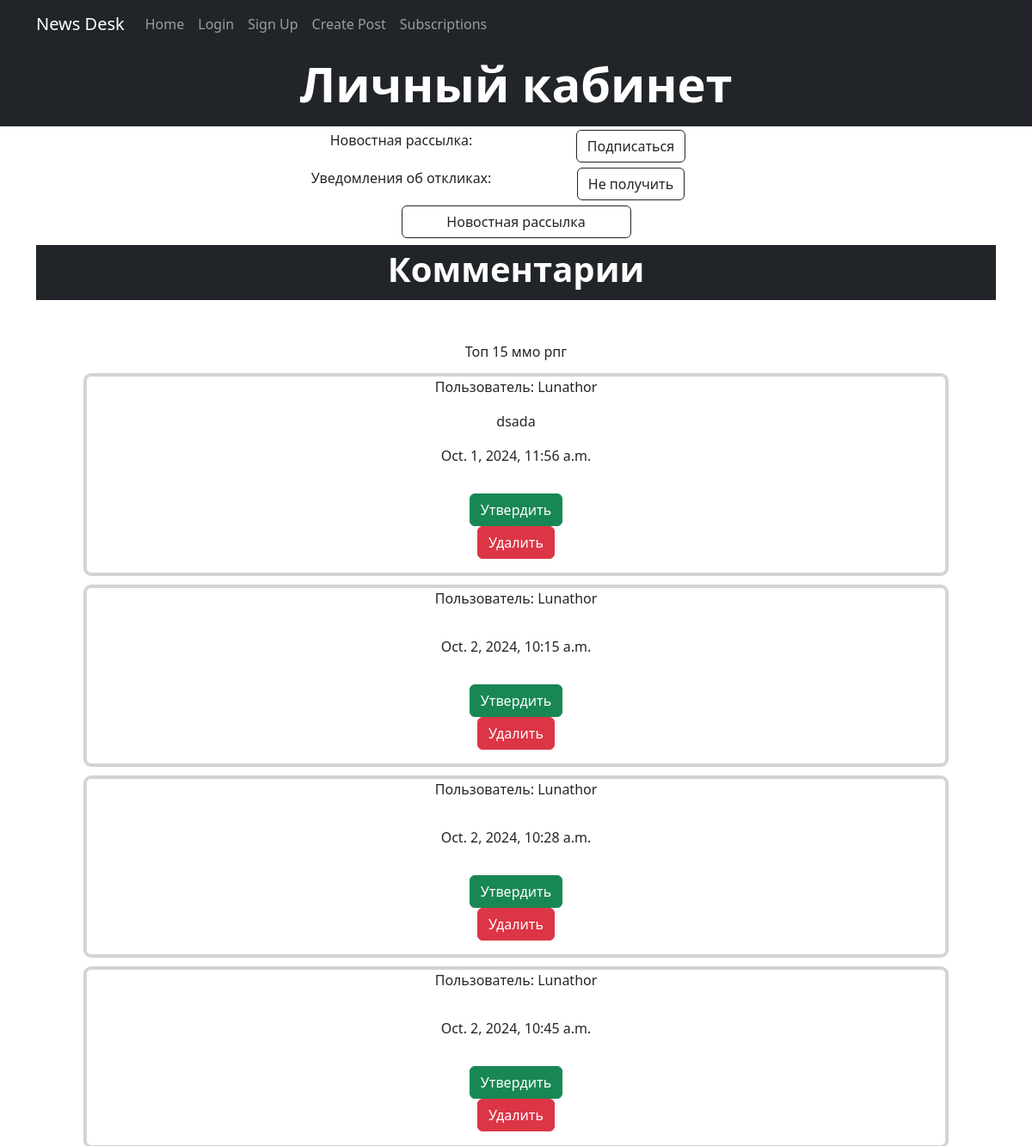
Page /personal/ (signed in) on the earlier database version.
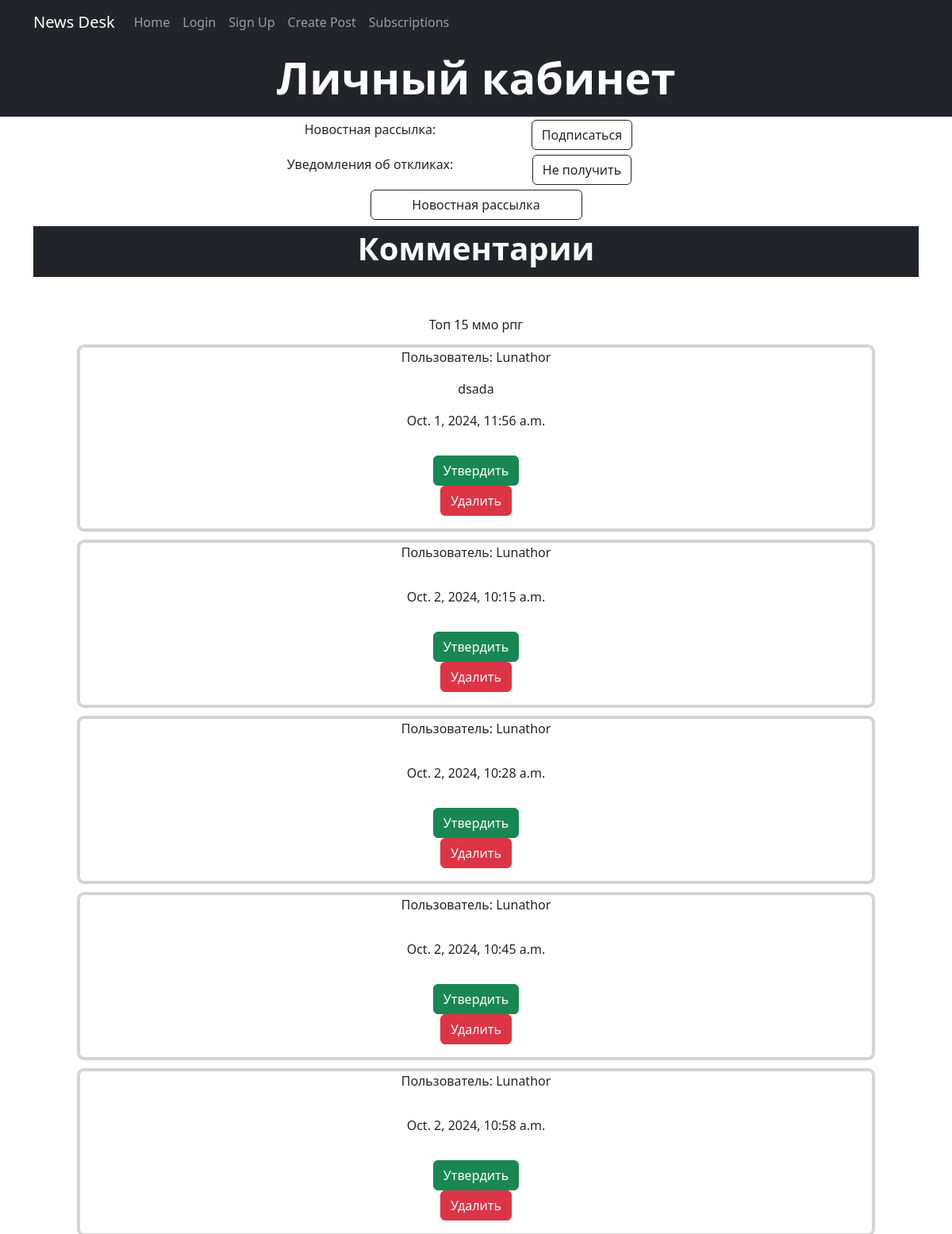
Same page on the later database version.
### desk/models.py (models this page shows, shortened)
class Post(models.Model):
    class Meta:
        verbose_name = 'Пост'
        verbose_name_plural = 'Посты'
    title = models.CharField(max_length=200, verbose_name="Заголовок")
    text = models.TextField(verbose_name="Текст")
    author = models.ForeignKey(User, on_delete=models.CASCADE, verbose_name="Автор")
    category = models.CharField(max_length=2, choices=CATEGORY_CHOICE, verbose_name="Категория")
    time_in = models.DateTimeField(auto_now_add=True)
    def preview(self):
        dots = ''
        if len(self.title) > 30:
            dots = '...'
        return self.title[:30] + dots

class Comment(models.Model):
    class Meta:
        verbose_name = 'Отклик'
        verbose_name_plural = 'Отклики'
    post = models.ForeignKey(Post, on_delete=models.CASCADE, verbose_name="Пост")
    author = models.ForeignKey(User, on_delete=models.CASCADE, verbose_name="Автор")
    text = models.TextField(verbose_name="Текст")
    time_in = models.DateTimeField(auto_now_add=True)
    confirmed = models.BooleanField(default=False, verbose_name="Подтвержденный отклик")

class User(AbstractUser):
    class Meta:
        verbose_name = 'Пользователь'
        verbose_name_plural = 'Пользователи'
    email = models.EmailField(unique=True)
    is_verified = models.BooleanField(default=False)
    email_otp = models.CharField(max_length=6, blank=True, null=True)
    user_response = models.BooleanField(default=True, verbose_name="Уведомление об откликах")
    news_subscription = models.BooleanField(default=False, verbose_name="Новостная рассылка")
    USERNAME_FIELD = "email"
    REQUIRED_FIELDS = ["username"]
    def __str__(self):
        return f'{self.username}'

### desk/views.py (the view, shortened to what this page needs)
# urls.py: path('personal/', PersonalOfficeView.as_view(), name='personal'),
class PersonalOfficeView(CustomLoginRequiredMixin, ListView):
    model = Comment
    template_name = 'personal_office.html'
    context_object_name = 'comments'
    def get_context_data(self, **kwargs):
        context = super().get_context_data(**kwargs)
        context['user'] = self.request.user
        context['posts'] = Post.objects.filter(author=self.request.user).order_by('-time_in')
        return context

### desk/mixins.py (called while the page is built)
    def dispatch(self, request, *args, **kwargs):
        if not request.user.is_authenticated:
            return redirect('login')
        return super().dispatch(request, *args, **kwargs)

### desk/templatetags/custom_filters.py (called while the page is built)
@register.filter
def have_comments(pk: int) -> bool:
    if Comment.objects.filter(post=pk, confirmed=False).exists():
        return True
    else:
        return False

### templates/personal_office.html (shortened to what this page needs)
{% extends 'flatpages/default.html' %}
{% load custom_filters %}
{% block name %}
    Личный кабинет
{% endblock name %}
{% block content %}
    <div class="container px-4 px-lg-5 mt-1">
        <div class="row gx-4 gx-lg-5 row-cols-2 row-cols-md-3 row-cols-xl-4 justify-content-center">
            <p>Новостная рассылка:</p>
            {% if user.news_subscription %}
                <form method="post">
                    {% csrf_token %}
                    <input type="hidden" name="unsubscribe" value="{{ user.id }}"/>
                    <input type="submit" class="btn btn-outline-dark mt-auto" value="Отписаться">
                </form>
            {% else %}
                <form method="post">
                    <input type="submit" class="btn btn-outline-dark mt-auto" value="Подписаться">
                </form>
            {% endif %}
        </div>
        <div class="row gx-4 gx-lg-5 row-cols-2 row-cols-md-3 row-cols-xl-4 mt-1 justify-content-center">
            <p>Уведомления об откликах:</p>
            {% if user.user_response %}
                <form method="post">
                    <input type="submit" class="btn btn-outline-dark mt-auto" value="Не получить">
                </form>
            {% else %}
                <form method="post">
                    {% csrf_token %}
                    <input type="hidden" name="response_true" value="{{ user.id }}"/>
                    <input type="submit" class="btn btn-outline-dark mt-auto" value="Получать">
                </form>
            {% endif %}
        </div>
        {% if user.is_staff %}
            <div class="row gx-4 gx-lg-5 row-cols-2 row-cols-md-3 row-cols-xl-4 mt-1 justify-content-center">
                <a class="btn btn-outline-dark mt-auto" href="{% url 'newsletter'  %}">Новостная рассылка</a>
            </div>
        {% endif %}
    </div>
    <header class="bg-dark py-1 mt-2">
        <div class="container px-4 px-lg-5 ">
            <div class="text-center text-white">
                <h1 class="display-6 fw-bolder">
                    Комментарии
                </h1>
            </div>
        </div>
    </header>
    <div class="container px-4 px-lg-5 mt-5 justify-content-center" xmlns="http://www.w3.org/1999/html">
        {% for post in posts %}
            {% if post.id|have_comments %}
                {{ post.preview }}
                {% for comm in comments %}
                    {% if comm.post == post and not comm.confirmed %}
                            <div class="row gx-4 gx-lg-5 row-cols-2 row-cols-md-3 row-cols-xl-4 mt-3 justify-content-center">
                                <div class="card h-100" style="height: 200px; width: 1000px; outline: 3px lightgrey solid;">
                                    <p>
                                        Пользователь:
                                        {{ comm.author }}
                                    </p>
                                    <p>
                                        {{ comm.text }}
                                    </p>
                                    <p>
                                        {{ comm.time_in }}
                                    </p>
                                    <p>
                                        <form method="post">
                                            <input type="submit" class="btn btn-success" value="Утвердить">
                                        </form>
                                        <form method="post">
                                            <input type="submit" class="btn btn-danger" value="Удалить">
                                        </form>
                                    </p>
                                </div>
                            </div>
                    {% endif %}
                {% endfor %}
            {% endif %}
        {% endfor %}
    </div>
{% endblock content %}

Differences in the rows shown:
added Comment: author "Lunathor", time_in "Oct. 2, 2024, 10:58 a.m."
